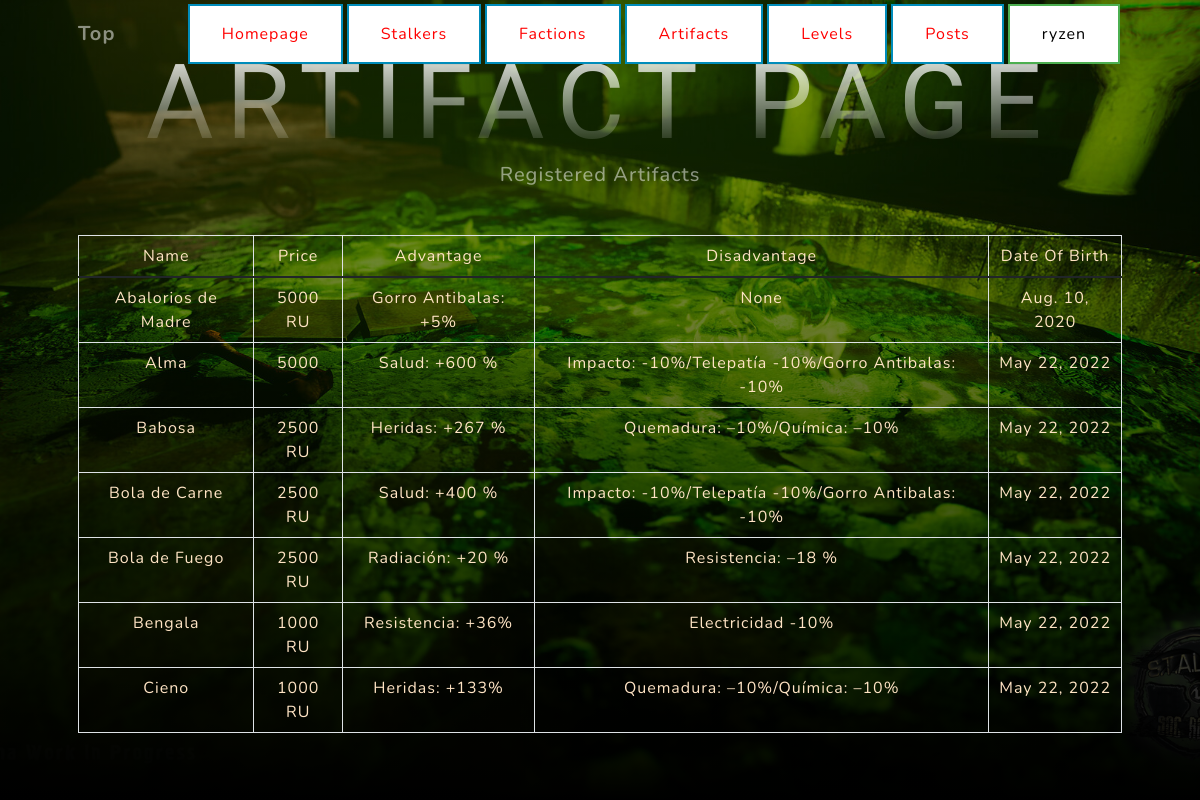
Screenshot of /appChernobyl/artifacts/ (signed in) with the database file from the repository.
### appChernobyl/models.py (models this page shows, shortened)
class Artifact(models.Model):
    name = models.CharField(max_length=30, null=True)
    price = models.CharField(max_length=30, null=True)
    advantage = models.CharField(max_length=100,null=True)
    disadvantage = models.CharField(max_length=100, null=True)
    dateOfBirth = models.DateField(null=True)

### appChernobyl/views.py (the view)
# urls.py: path('artifacts/', artifacts_list, name = 'artifacts'),
@login_required
def artifacts_list(request):
     artifacts = Artifact.objects.filter()
     contexto = {"artifacts":artifacts}
     return render(request, "appChernobyl/artifacts.html", contexto)

### appChernobyl/templates/appChernobyl/artifacts.html
{% extends "appChernobyl/inicio.html" %}
{% load static %}
{% block CssQueCambia %}
<link href="{% static 'appChernobyl/css/styles3.css' %}" rel="stylesheet" />
{% endblock %}
{% block ContentThatChanges %}
<h1 class="mx-auto my-0 text-uppercase">Artifact Page</h1>
<h2 class="text-white-50 mx-auto mt-2 mb-5">Registered Artifacts</h2>
<table class="table table-bordered">
    <thead>
        <tr>
            <td style="color:bisque"> Name</td>
            <td style="color:bisque"> Price</td>
            <td style="color:bisque"> Advantage </td>
            <td style="color:bisque"> Disadvantage </td>
            <td style="color:bisque"> Date Of Birth </td>
        </tr>
    </thead>
    <tbody> {% if artifacts %}
            {% for artifact in artifacts %}
        <tr>
            <td style="color:bisque">   {{artifact.name}}</td>
            <td style="color:bisque">   {{artifact.price}}</td>
            <td style="color:bisque">   {{artifact.advantage}}</td>
            <td style="color:bisque">   {{artifact.disadvantage}}</td>
            <td style="color:bisque">   {{artifact.dateOfBirth}}</td>
        </tr>
        {% endfor %}
        {% else %}
        <h1> No se encontraron artefactos </h1>
        {% endif %}
    </tbody>
</table>
{% endblock %}

### appChernobyl/templates/appChernobyl/inicio.html (shortened to what this page needs)
<!DOCTYPE html>
<html lang="en">
    <head>
        {% load static %}
        {% block CssQueCambia %}{% endblock %}
    </head>
    <body id="page-top">
        <nav class="navbar navbar-expand-lg navbar-light fixed-top" id="mainNav">
            <div class="container px-4 px-lg-5">
                <a class="navbar-brand" href="#page-top">Top</a>
                <div class="collapse navbar-collapse" id="navbarResponsive">
                    <ul class="navbar-nav ms-auto">
                        <li class="nav-item" ><a class="button button2"  href="{% url 'inicio' %}">     Homepage     </a></li>
                        <li class="nav-item" ><a class="button button2"  href="{% url 'stalkers' %}">   Stalkers     </a></li>
                        <li class="nav-item" ><a class="button button2"  href="{% url 'factions' %}">   Factions     </a></li>
                        <li class="nav-item" ><a class="button button2"  href="{% url 'artifacts' %}">  Artifacts    </a></li>
                        <li class="nav-item" ><a class="button button2"  href="{% url 'levels' %}">     Levels       </a></li>
                        <li class="nav-item" ><a class="button button2"  href="{% url 'Post' %}">       Posts        </a></li>
                        {% if request.user.is_authenticated %}
                        <li class="nav-item"><a class="button button1"   href="{% url 'editarPerfil' %}"> {{user.username}}</a></li>
                        {% endif %}
                    </ul>
                </div>
            </div>
        </nav>
        <header class="masthead">
            <div class="container px-4 px-lg-5 d-flex h-100 align-items-center justify-content-center">
                <div class="d-flex justify-content-center">
                    <div class="text-center">
                        {% block ContentThatChanges %}{% endblock %}

### appChernobyl/templates/appChernobyl/inicio.html (style rules this page uses)
.button { border: none; color: white; padding: 16px 32px; text-align: center; text-decoration: none; display: inline-block; font-size: 16px; margin: 4px 2px; transition-duration: 0.4s; cursor: pointer; }
.button1 { background-color: white; color: black; border: 2px solid #4CAF50; }
.button2 { background-color: white; color: red; border: 2px solid #008CBA; }

### rows the page displays
Artifact: name "Abalorios de Madre", price "5000 RU", advantage "Gorro Antibalas: +5%", disadvantage "None", dateOfBirth "Aug. 10, 2020"
Artifact: name "Alma", price "5000", advantage "Salud: +600 %", disadvantage "Impacto: -10%/Telepatía -10%/Gorro Antibalas: -10%", dateOfBirth "May 22, 2022"
Artifact: name "Babosa", price "2500 RU", advantage "Heridas: +267 %", disadvantage "Quemadura: –10%/Química: –10%", dateOfBirth "May 22, 2022"
Artifact: name "Bola de Carne", price "2500 RU", advantage "Salud: +400 %", disadvantage "Impacto: -10%/Telepatía -10%/Gorro Antibalas: -10%", dateOfBirth "May 22, 2022"
Artifact: name "Bola de Fuego", price "2500 RU", advantage "Radiación: +20 %", disadvantage "Resistencia: –18 %", dateOfBirth "May 22, 2022"
Artifact: name "Bengala", price "1000 RU", advantage "Resistencia: +36%", disadvantage "Electricidad -10%", dateOfBirth "May 22, 2022"
Artifact: name "Cieno", price "1000 RU", advantage "Heridas: +133%", disadvantage "Quemadura: –10%/Química: –10%", dateOfBirth "May 22, 2022"

### other values shown
{{ user.username }} "ryzen"
